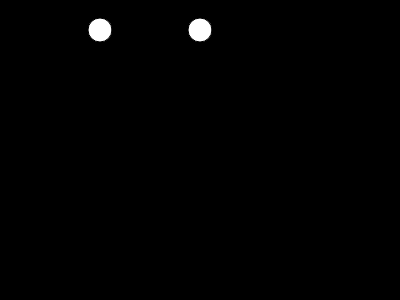
Frame 1 (no input)
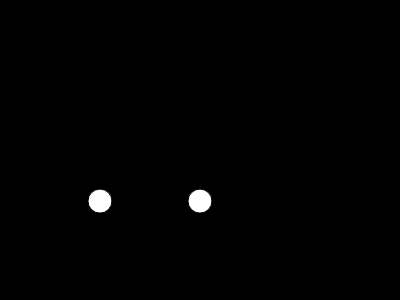
Frame 60 (no input)
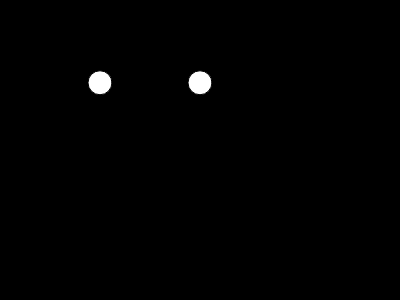
Frame 120 (the mouse pressed at the canvas centre since frame 60)

The p5.js sketch that drew these frames (run headless with seeded random() and noise() and a simulated clock; from frame 60 on, the mouse is pressed at the canvas centre):

// p5.js sketch
// ── sketch.js
let ball1 = {
  x: 200,
  y: 30,
  speed: 0
}

let ball2 = {
  x: 100,
  y: 30,
  speed: 0
}

var gravity = 0.1;

function setup() {
  createCanvas(400, 300);
}

function draw() {
  // console.log('ball1', ball1)
  background(0);
  draw_ball(ball1)
  draw_ball(ball2)
}

function draw_ball(ball) {
  displayBall(ball);
  moveBall(ball);
  bounceBall(ball);
}

function displayBall(ball) {
  fill(255);
  ellipse(ball.x, ball.y, 24, 24);
}

function moveBall(ball) {
  ball.y = ball.y + ball.speed;
  ball.speed = ball.speed + gravity;
}

function bounceBall(ball) {
  if (ball.y > height) {
    ball.speed = ball.speed * -0.95;
  }
}

// https://editor.p5js.org/icm/sketches/H1Oq4qta
// https://github.com/ITPNYU/ICM-2020-Code/blob/master/weeks/05_functions.md
// 5.1: Function Basics
